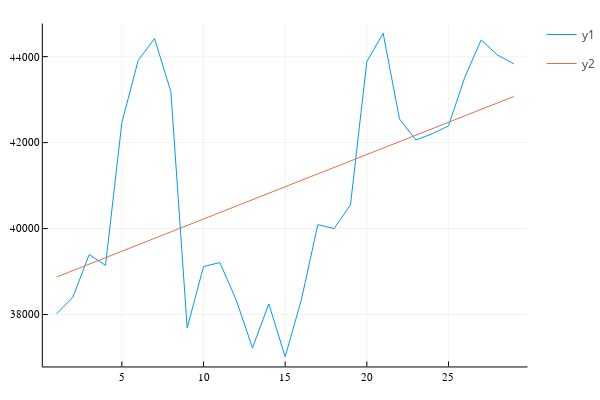

Notebook code for this chart:
### Code cell
using Plots

xhat = xhat4

pred = xhat[2]*A[:,2] + xhat[1]*ones(N,1)
plot(A[:,2],b)
plot!(A[:,2],pred)

### Figure 1 — Plotly figure (JSON) as saved in the notebook; plotly's stock layout.template omitted (floating-point values rounded to 4 significant figures)
{"data": [{"colorbar": {"title": ""}, "legendgroup": "y1", "line": {"color": "rgba(0, 154, 250, 1.000)", "dash": "solid", "shape": "linear", "width": 1}, "mode": "lines", "name": "y1", "showlegend": true, "type": "scatter", "x": [1, 2, 3, 4, 5, 6, 7, 8, 9, 10, 11, 12, 13, 14, 15, 16, 17, 18, 19, 20, 21, 22, 23, 24, 25, 26, 27, 28, 29], "xaxis": "x", "y": [38010.0, 38400.0, 39400.0, 39140.0, 42463, 43910.0, 44420.0, 43190.0, 37690.0, 39120.0, 39210.0, 38340.0, 37220.0, 38250.0, 37020.0, 38355, 40090.0, 40000.0, 40550.0, 43880.0, 44540.0, 42550.0, 42060.0, 42210.0, 42390.0, 43521, 44390.0, 44040.0, 43830.0], "yaxis": "y", "zmax": null, "zmin": null}, {"colorbar": {"title": ""}, "legendgroup": "y2", "line": {"color": "rgba(227, 111, 71, 1.000)", "dash": "solid", "shape": "linear", "width": 1}, "mode": "lines", "name": "y2", "showlegend": true, "type": "scatter", "x": [1, 2, 3, 4, 5, 6, 7, 8, 9, 10, 11, 12, 13, 14, 15, 16, 17, 18, 19, 20, 21, 22, 23, 24, 25, 26, 27, 28, 29], "xaxis": "x", "y": [38870.0, 39020.0, 39170.0, 39320.0, 39470.0, 39620.0, 39770.0, 39920.0, 40070.0, 40220.0, 40370.0, 40520.0, 40670.0, 40820.0, 40970.0, 41120.0, 41270.0, 41420.0, 41570.0, 41720.0, 41870.0, 42020.0, 42170.0, 42320.0, 42470.0, 42620.0, 42770.0, 42920.0, 43070.0], "yaxis": "y", "zmax": null, "zmin": null}], "layout": {"annotations": [], "height": 400, "legend_position": {"bgcolor": "rgba(255, 255, 255, 1.000)", "bordercolor": "rgba(0, 0, 0, 1.000)", "borderwidth": 1, "font": {"color": "rgba(0, 0, 0, 1.000)", "family": "sans-serif", "size": 11}, "title": {"font": {"color": "rgba(0, 0, 0, 1.000)", "family": "sans-serif", "size": 15}, "text": ""}, "tracegroupgap": 0, "traceorder": "normal", "x": 1, "xanchor": "auto", "y": 1, "yanchor": "auto"}, "margin": {"b": 20, "l": 0, "r": 0, "t": 20}, "paper_bgcolor": "rgba(255, 255, 255, 1.000)", "plot_bgcolor": "rgba(255, 255, 255, 1.000)", "showlegend": true, "width": 600, "xaxis": {"anchor": "y", "domain": [0.08064, 0.9934], "gridcolor": "rgba(0, 0, 0, 0.100)", "gridwidth": 0.5, "linecolor": "rgba(0, 0, 0, 1.000)", "mirror": false, "range": [0.16, 29.84], "showgrid": true, "showline": true, "showticklabels": true, "tickangle": 0, "tickcolor": "rgb(0, 0, 0)", "tickfont": {"color": "rgba(0, 0, 0, 1.000)", "family": "sans-serif", "size": 11}, "tickmode": "array", "ticks": "inside", "ticktext": ["5", "10", "15", "20", "25"], "tickvals": [5, 10, 15, 20, 25], "title": "", "titlefont": {"color": "rgba(0, 0, 0, 1.000)", "family": "sans-serif", "size": 15}, "type": "-", "visible": true, "zeroline": false, "zerolinecolor": "rgba(0, 0, 0, 1.000)"}, "yaxis": {"anchor": "x", "domain": [0.03762, 0.9902], "gridcolor": "rgba(0, 0, 0, 0.100)", "gridwidth": 0.5, "linecolor": "rgba(0, 0, 0, 1.000)", "mirror": false, "range": [36790.0, 44770.0], "showgrid": true, "showline": true, "showticklabels": true, "tickangle": 0, "tickcolor": "rgb(0, 0, 0)", "tickfont": {"color": "rgba(0, 0, 0, 1.000)", "family": "sans-serif", "size": 11}, "tickmode": "array", "ticks": "inside", "ticktext": ["38000", "40000", "42000", "44000"], "tickvals": [38000, 40000, 42000, 44000], "title": "", "titlefont": {"color": "rgba(0, 0, 0, 1.000)", "family": "sans-serif", "size": 15}, "type": "-", "visible": true, "zeroline": false, "zerolinecolor": "rgba(0, 0, 0, 1.000)"}}}
